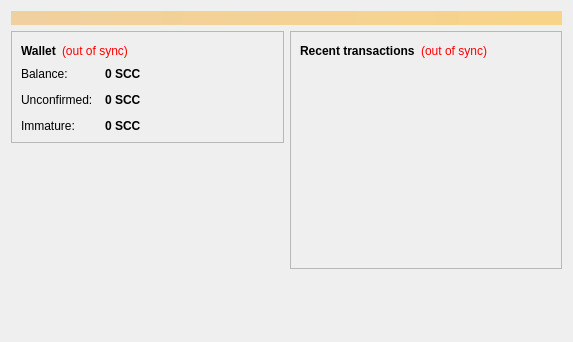
<?xml version="1.0" encoding="UTF-8"?>
<ui version="4.0">
 <class>OverviewPage</class>
 <widget class="QWidget" name="OverviewPage">
  <property name="geometry">
   <rect>
    <x>0</x>
    <y>0</y>
    <width>573</width>
    <height>342</height>
   </rect>
  </property>
  <property name="windowTitle">
   <string>Form</string>
  </property>
  <layout class="QVBoxLayout" name="topLayout">
   <item>
    <widget class="QLabel" name="labelAlerts">
     <property name="visible">
      <bool>false</bool>
     </property>
     <property name="styleSheet">
      <string notr="true">background-color: qlineargradient(x1: 0, y1: 0, x2: 1, y2: 0, stop:0 #F0D0A0, stop:1 #F8D488); color:#000000;</string>
     </property>
     <property name="wordWrap">
      <bool>true</bool>
     </property>
     <property name="margin">
      <number>3</number>
     </property>
    </widget>
   </item>
   <item>
    <layout class="QHBoxLayout" name="horizontalLayout" stretch="1,1">
     <item>
      <layout class="QVBoxLayout" name="verticalLayout_2">
       <item>
        <widget class="QFrame" name="frame">
         <property name="frameShape">
          <enum>QFrame::StyledPanel</enum>
         </property>
         <property name="frameShadow">
          <enum>QFrame::Raised</enum>
         </property>
         <layout class="QVBoxLayout" name="verticalLayout_4">
          <item>
           <layout class="QHBoxLayout" name="horizontalLayout_4">
            <item>
             <widget class="QLabel" name="label_5">
              <property name="font">
               <font>
                <weight>75</weight>
                <bold>true</bold>
               </font>
              </property>
              <property name="text">
               <string>Wallet</string>
              </property>
             </widget>
            </item>
            <item>
             <widget class="QLabel" name="labelWalletStatus">
              <property name="toolTip">
               <string>The displayed information may be out of date. Your wallet automatically synchronizes with the CatCoin network after a connection is established, but this process has not completed yet.</string>
              </property>
              <property name="styleSheet">
               <string notr="true">QLabel { color: red; }</string>
              </property>
              <property name="text">
               <string notr="true">(out of sync)</string>
              </property>
              <property name="alignment">
               <set>Qt::AlignLeading|Qt::AlignLeft|Qt::AlignVCenter</set>
              </property>
             </widget>
            </item>
            <item>
             <spacer name="horizontalSpacer_2">
              <property name="orientation">
               <enum>Qt::Horizontal</enum>
              </property>
              <property name="sizeHint" stdset="0">
               <size>
                <width>40</width>
                <height>20</height>
               </size>
              </property>
             </spacer>
            </item>
           </layout>
          </item>
          <item>
           <layout class="QFormLayout" name="formLayout_2">
            <property name="fieldGrowthPolicy">
             <enum>QFormLayout::AllNonFixedFieldsGrow</enum>
            </property>
            <property name="horizontalSpacing">
             <number>12</number>
            </property>
            <property name="verticalSpacing">
             <number>12</number>
            </property>
            <item row="0" column="0">
             <widget class="QLabel" name="label">
              <property name="text">
               <string>Balance:</string>
              </property>
             </widget>
            </item>
            <item row="0" column="1">
             <widget class="QLabel" name="labelBalance">
              <property name="font">
               <font>
                <weight>75</weight>
                <bold>true</bold>
               </font>
              </property>
              <property name="cursor">
               <cursorShape>IBeamCursor</cursorShape>
              </property>
              <property name="toolTip">
               <string>Your current balance</string>
              </property>
              <property name="text">
               <string notr="true">0 SCC</string>
              </property>
              <property name="textInteractionFlags">
               <set>Qt::LinksAccessibleByMouse|Qt::TextSelectableByKeyboard|Qt::TextSelectableByMouse</set>
              </property>
             </widget>
            </item>
            <item row="1" column="0">
             <widget class="QLabel" name="label_3">
              <property name="text">
               <string>Unconfirmed:</string>
              </property>
             </widget>
            </item>
            <item row="1" column="1">
             <widget class="QLabel" name="labelUnconfirmed">
              <property name="font">
               <font>
                <weight>75</weight>
                <bold>true</bold>
               </font>
              </property>
              <property name="cursor">
               <cursorShape>IBeamCursor</cursorShape>
              </property>
              <property name="toolTip">
               <string>Total of transactions that have yet to be confirmed, and do not yet count toward the current balance</string>
              </property>
              <property name="text">
               <string notr="true">0 SCC</string>
              </property>
              <property name="textInteractionFlags">
               <set>Qt::LinksAccessibleByMouse|Qt::TextSelectableByKeyboard|Qt::TextSelectableByMouse</set>
              </property>
             </widget>
            </item>
            <item row="2" column="0">
             <widget class="QLabel" name="labelImmatureText">
              <property name="text">
               <string>Immature:</string>
              </property>
             </widget>
            </item>
            <item row="2" column="1">
             <widget class="QLabel" name="labelImmature">
              <property name="font">
               <font>
                <weight>75</weight>
                <bold>true</bold>
               </font>
              </property>
              <property name="toolTip">
               <string>Mined balance that has not yet matured</string>
              </property>
              <property name="text">
               <string notr="true">0 SCC</string>
              </property>
              <property name="textInteractionFlags">
               <set>Qt::LinksAccessibleByMouse|Qt::TextSelectableByKeyboard|Qt::TextSelectableByMouse</set>
              </property>
             </widget>
            </item>
           </layout>
          </item>
         </layout>
        </widget>
       </item>
       <item>
        <spacer name="verticalSpacer">
         <property name="orientation">
          <enum>Qt::Vertical</enum>
         </property>
         <property name="sizeHint" stdset="0">
          <size>
           <width>20</width>
           <height>40</height>
          </size>
         </property>
        </spacer>
       </item>
      </layout>
     </item>
     <item>
      <layout class="QVBoxLayout" name="verticalLayout_3">
       <item>
        <widget class="QFrame" name="frame_2">
         <property name="frameShape">
          <enum>QFrame::StyledPanel</enum>
         </property>
         <property name="frameShadow">
          <enum>QFrame::Raised</enum>
         </property>
         <layout class="QVBoxLayout" name="verticalLayout">
          <item>
           <layout class="QHBoxLayout" name="horizontalLayout_2">
            <item>
             <widget class="QLabel" name="label_4">
              <property name="text">
               <string>&lt;b&gt;Recent transactions&lt;/b&gt;</string>
              </property>
             </widget>
            </item>
            <item>
             <widget class="QLabel" name="labelTransactionsStatus">
              <property name="toolTip">
               <string>The displayed information may be out of date. Your wallet automatically synchronizes with the CatCoin network after a connection is established, but this process has not completed yet.</string>
              </property>
              <property name="styleSheet">
               <string notr="true">QLabel { color: red; }</string>
              </property>
              <property name="text">
               <string notr="true">(out of sync)</string>
              </property>
              <property name="alignment">
               <set>Qt::AlignRight|Qt::AlignTrailing|Qt::AlignVCenter</set>
              </property>
             </widget>
            </item>
            <item>
             <spacer name="horizontalSpacer">
              <property name="orientation">
               <enum>Qt::Horizontal</enum>
              </property>
              <property name="sizeHint" stdset="0">
               <size>
                <width>40</width>
                <height>20</height>
               </size>
              </property>
             </spacer>
            </item>
           </layout>
          </item>
          <item>
           <widget class="QListView" name="listTransactions">
            <property name="styleSheet">
             <string notr="true">QListView { background: transparent; }</string>
            </property>
            <property name="frameShape">
             <enum>QFrame::NoFrame</enum>
            </property>
            <property name="verticalScrollBarPolicy">
             <enum>Qt::ScrollBarAlwaysOff</enum>
            </property>
            <property name="horizontalScrollBarPolicy">
             <enum>Qt::ScrollBarAlwaysOff</enum>
            </property>
            <property name="selectionMode">
             <enum>QAbstractItemView::NoSelection</enum>
            </property>
           </widget>
          </item>
         </layout>
        </widget>
       </item>
       <item>
        <spacer name="verticalSpacer_2">
         <property name="orientation">
          <enum>Qt::Vertical</enum>
         </property>
         <property name="sizeHint" stdset="0">
          <size>
           <width>20</width>
           <height>40</height>
          </size>
         </property>
        </spacer>
       </item>
      </layout>
     </item>
    </layout>
   </item>
  </layout>
 </widget>
 <resources/>
 <connections/>
</ui>
